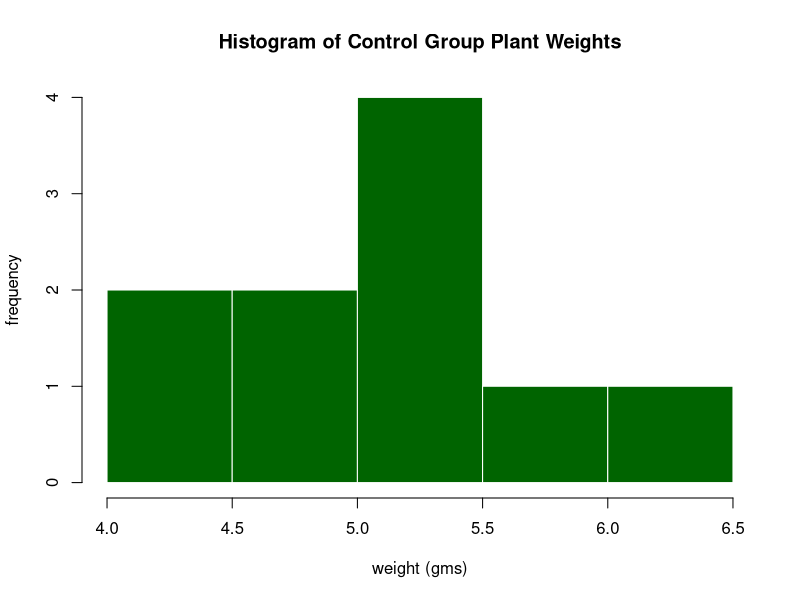
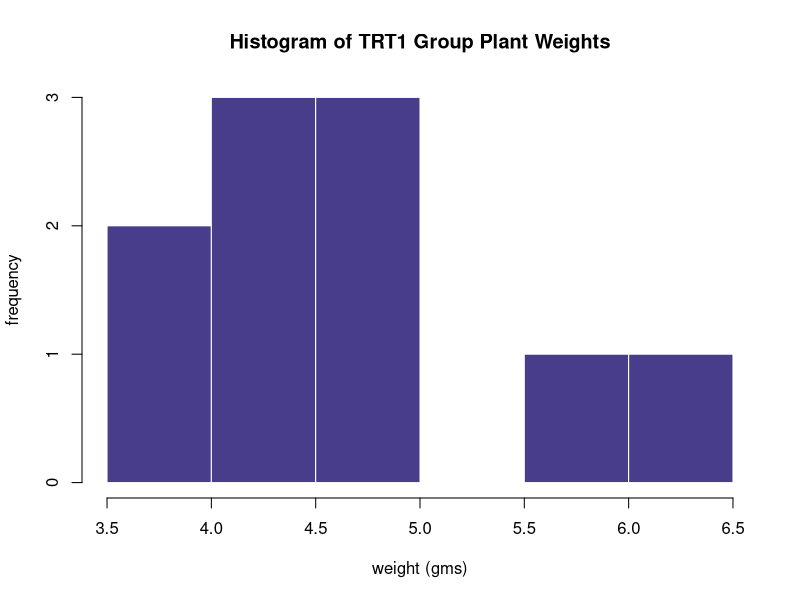
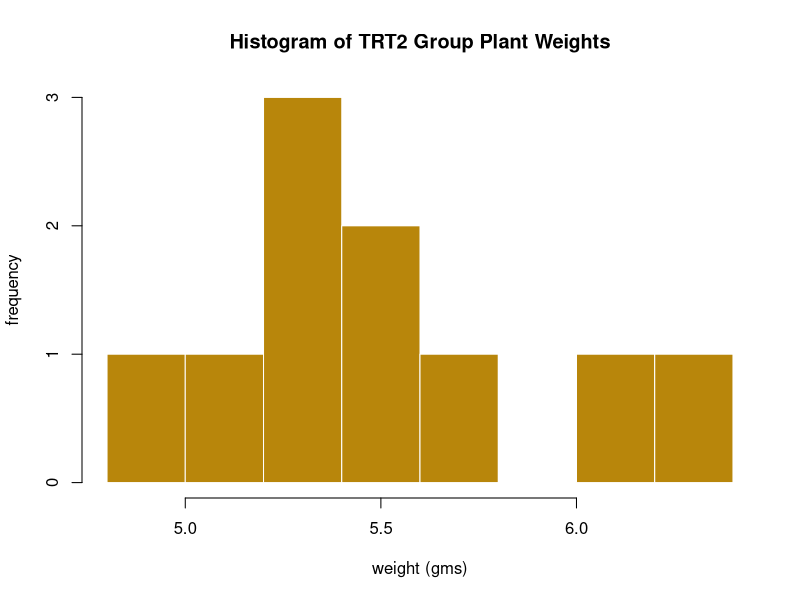
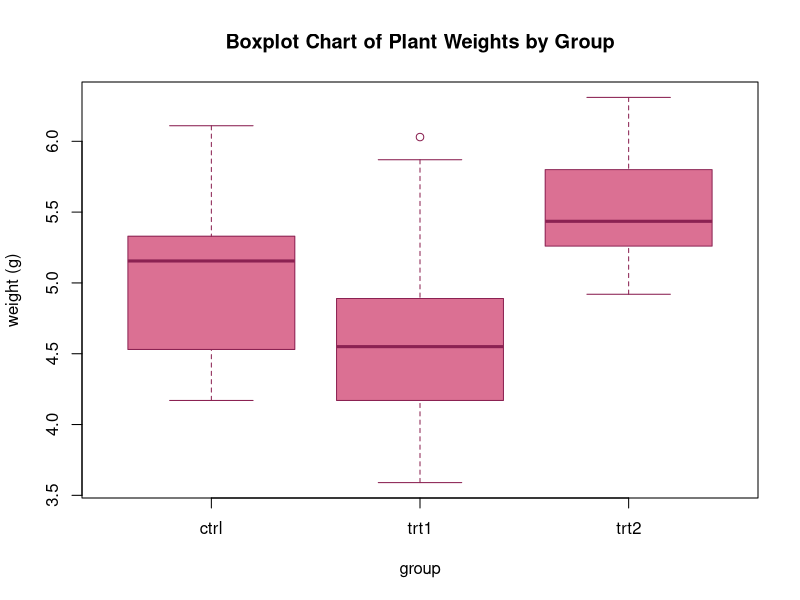

Recreate these plots in R, in order.
cat('\014')  # Clear the console
rm(list=ls()) # Clear user objects from the environment

# Load the Plant Growth dataset
data(PlantGrowth)
? PlantGrowth

# Print a summary of the Plant Growth data
summary(PlantGrowth)

# Break the weights down by group
ctrl.weights = PlantGrowth$weight[PlantGrowth$group == 'ctrl']
trt1.weights = PlantGrowth$weight[PlantGrowth$group == 'trt1']
trt2.weights = PlantGrowth$weight[PlantGrowth$group == 'trt2']

# Plot a histogram of the control group weights
hist(ctrl.weights, main="Histogram of Control Group Plant Weights"
     , ylab = "frequency"
     , xlab="weight (gms)"
     , col="darkgreen"
     , border = "white")

# Plot a histogram of the trt1 diet weights
hist(trt1.weights, main="Histogram of TRT1 Group Plant Weights"
     , ylab = "frequency"
     , xlab="weight (gms)"
     , col="darkslateblue"
     , border = "white")

# Plot a histogram of the trt2 weights
hist(trt2.weights, main="Histogram of TRT2 Group Plant Weights"
     , ylab = "frequency"
     , xlab="weight (gms)"
     , col="darkgoldenrod"
     , border = "white")

# Create a boxplot of weights by group
boxplot(weight ~ group, PlantGrowth
        , main="Boxplot Chart of Plant Weights by Group"
        , xlab="group"
        , ylab="weight (g)"
        , col = "palevioletred"
        , border = "violetred4")

# Generate a t test on the means between the control group and diet trt1
t.test(ctrl.weights, trt1.weights)

# Generate a t test on the means between the control group and diet trt2
t.test(ctrl.weights, trt2.weights)


